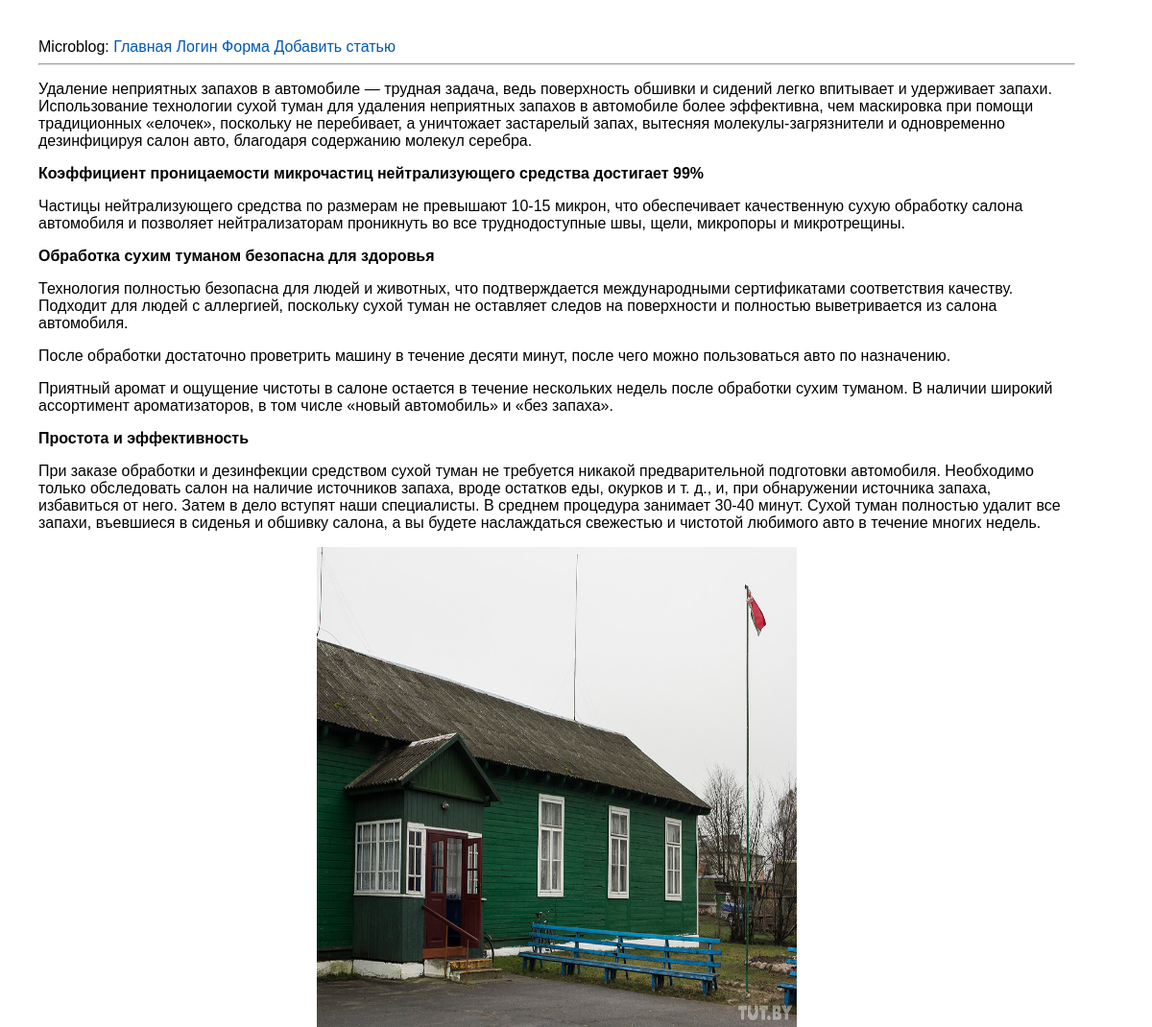
/go-out, run on the app's committed database.
### tables this page shows
CREATE TABLE mainmenu(
id INTEGER PRIMARY KEY AUTOINCREMENT,
title text NOT NULL,
url text NOT NULL
);

CREATE TABLE posts(
id INTEGER PRIMARY KEY AUTOINCREMENT,
title text NOT NULL,
text text NOT NULL,
url text NOT NULL,
time integer NOT NULL
);

### app.py (the view)
@app.route('/<alias>')
def showPost(alias):
	title, post = dbase().getPost(alias)
	if not title:
		abort(404)
	return render_template('post.html', menu=dbase().getMenu(), title=title, post=post)

### FDataBase.py (called while the page is built)
	def getMenu(self):
		sql = '''SELECT * FROM mainmenu'''
		try:
			self.__cur.execute(sql)
			res = self.__cur.fetchall()
			if res:
				return res
		except:
			print('ОШибка')
		return []

	def getPost(self, alias):
		try:
			self.__cur.execute(f" SELECT title, text FROM posts WHERE url LIKE '{alias}'")
			res = self.__cur.fetchone()
			if res:
				return res
		except sqlite3.Error as e:
			print('ОШибка добавление статьи в БД'+str(e))
		return (False, False)

### app.py (called while the page is built)
def connect_db():
	conn=sqlite3.connect(app.config['DATABASE'])
	conn.row_factory = sqlite3.Row
	return conn

def get_db():
	if not hasattr(g, 'link_db'):
		g.link_db = connect_db()
	return g.link_db

@app.teardown_appcontext
def close(error):
		if hasattr(g, 'link_db'):
			g.link_db.close()

def dbase():
	db = get_db()
	dbase = FDataBase(db)
	return dbase

### templates/post.html
{% extends "base.html" %}
{% block content %}
{{ post | safe}}
{% endblock %}

### templates/base.html (shortened to what this page needs)
<html>
  <head>
    <link type="text/css" rel="stylesheet" href="{{ url_for('static', filename='css/style.css') }}">
  </head>
  <body>
    <div>
    Microblog: {% for m in menu %}
    <a href="{{ m.url }}">{{ m.title }}</a>
    {% endfor %}
</div>
    <hr>
    {% block content %}{% endblock %}
  </body>
</html>

### static/css/style.css (style rules this page uses)
body { font-family: 'Arial'; margin: 20; padding: 20; height: 90%; width: 90%; }
a { color: #0059b2; text-decoration: none; }

### data on the page
mainmenu: title "Главная"
mainmenu: title "Логин"
mainmenu: title "Форма"
mainmenu: title "Добавить статью"
posts: text "Удаление неприятных запахов в автомобиле — трудная задача, ведь поверхность обшивки и сидений легко впитывает и удерживает запахи. Использование технологии сухой туман для удаления неприятных запахов в автомобиле более эффективна, чем маскировка при помощи традиционных «елочек», поскольку не перебивает, а уничтожает застарелый запах, вытесняя молекулы-загрязнители и одновременно дезинфицируя салон авто, благодаря содержанию молекул серебра. Коэффициент проницаемости микрочастиц нейтрализующего средства достигает 99% Частицы нейтрализующего средства по размерам не превышают 10-15 микрон, что обеспечивает качественную сухую обработку салона автомобиля и позволяет нейтрализаторам проникнуть во…", text (picture)
